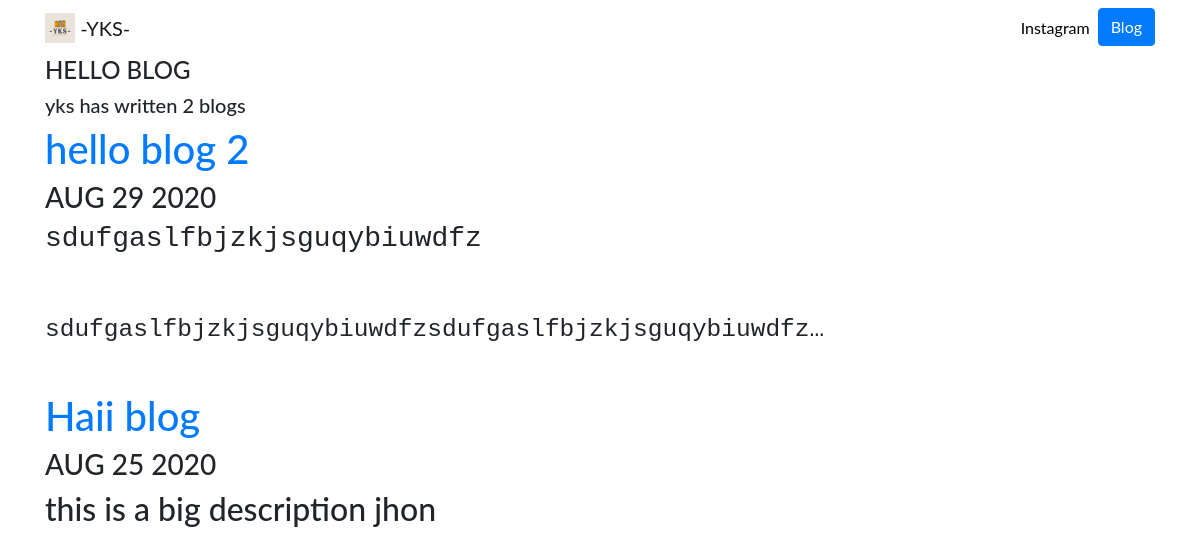
/blog/, run on an earlier commit of the app's database.
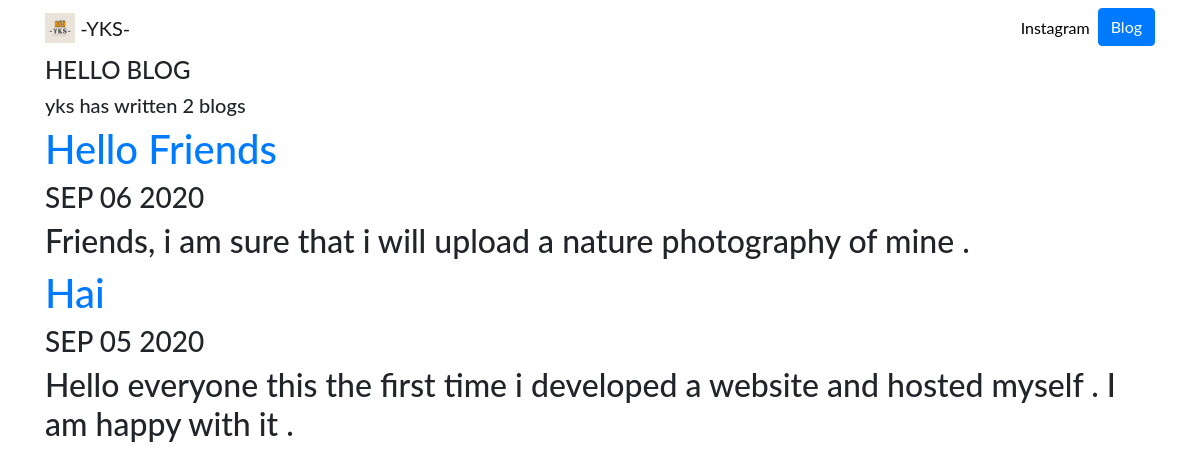
And on a later commit of the database.
### blog/models.py (models this page shows, shortened)
class Blog(models.Model):
    title =models.CharField(max_length=200)
    description = models.TextField()
    date=models.DateTimeField()

### blog/views.py (the view)
# urls.py: path('', views.all_blogs, name='all_blogs'),
def all_blogs(request):
    blog=Blog.objects.order_by('-date')[:5]
    return render(request, 'blog/all_blogs.html', {'blogs' : blog})

### blog/templates/blog/all_blogs.html
{% extends 'portfolio/base.html' %}
{% block content %}
<h4>HELLO BLOG</h4>
<h5>yks has written {{ blogs.count }} blog{{blogs.count|pluralize}}</h5>
{% for blog in blogs %}
<a href="{% url 'blog:detail' blog.id %}"><h1>{{ blog.title }}</h1></a>
<h3>{{ blog.date|date:'M d Y'|upper}}</h3>
<h2>{{ blog.description|safe|truncatechars:100}}</h2>
{% endfor %}
{% endblock %}

What changed in the data, as far as the page shows it:
changed Blog: title "hello blog 2" → "Hello Friends"; date "AUG 29 2020" → "SEP 06 2020"; description "sdufgaslfbjzkjsguqybiuwdfz sdufgaslfbjzkjsguqybiuwdfzsdufgaslfbjzkjsguqybiuwdfz…" → "Friends, i am sure that i will upload a nature photography of mine ."
changed Blog: title "Haii blog" → "Hai"; date "AUG 25 2020" → "SEP 05 2020"; description "this is a big description jhon" → "Hello everyone this the first time i developed a website and hosted myself . I am happy with it ."
